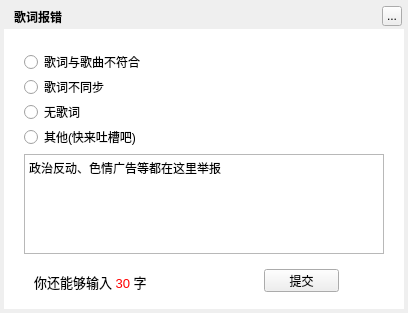
<?xml version="1.0" encoding="UTF-8"?>
<ui version="4.0">
 <class>MusicLrcErrorWidget</class>
 <widget class="QWidget" name="MusicLrcErrorWidget">
  <property name="geometry">
   <rect>
    <x>0</x>
    <y>0</y>
    <width>408</width>
    <height>313</height>
   </rect>
  </property>
  <property name="windowTitle">
   <string>歌词报错</string>
  </property>
  <widget class="QLabel" name="background">
   <property name="geometry">
    <rect>
     <x>4</x>
     <y>4</y>
     <width>400</width>
     <height>305</height>
    </rect>
   </property>
   <property name="text">
    <string/>
   </property>
  </widget>
  <widget class="QLabel" name="topTitleName">
   <property name="geometry">
    <rect>
     <x>14</x>
     <y>4</y>
     <width>91</width>
     <height>25</height>
    </rect>
   </property>
   <property name="styleSheet">
    <string notr="true">color:&quot;#FFFFFF&quot;;font-weight:bold</string>
   </property>
   <property name="text">
    <string>歌词报错</string>
   </property>
  </widget>
  <widget class="QToolButton" name="topTitleCloseButton">
   <property name="geometry">
    <rect>
     <x>382</x>
     <y>6</y>
     <width>20</width>
     <height>20</height>
    </rect>
   </property>
   <property name="text">
    <string>...</string>
   </property>
  </widget>
  <widget class="QWidget" name="backgroundMask" native="true">
   <property name="geometry">
    <rect>
     <x>4</x>
     <y>29</y>
     <width>400</width>
     <height>280</height>
    </rect>
   </property>
   <property name="styleSheet">
    <string notr="true">background:white;</string>
   </property>
  </widget>
  <widget class="QRadioButton" name="radioButton1">
   <property name="geometry">
    <rect>
     <x>24</x>
     <y>54</y>
     <width>200</width>
     <height>16</height>
    </rect>
   </property>
   <property name="text">
    <string>歌词与歌曲不符合</string>
   </property>
  </widget>
  <widget class="QRadioButton" name="radioButton2">
   <property name="geometry">
    <rect>
     <x>24</x>
     <y>79</y>
     <width>200</width>
     <height>16</height>
    </rect>
   </property>
   <property name="text">
    <string>歌词不同步</string>
   </property>
  </widget>
  <widget class="QRadioButton" name="radioButton3">
   <property name="geometry">
    <rect>
     <x>24</x>
     <y>104</y>
     <width>200</width>
     <height>16</height>
    </rect>
   </property>
   <property name="text">
    <string>无歌词</string>
   </property>
  </widget>
  <widget class="QRadioButton" name="radioButton4">
   <property name="geometry">
    <rect>
     <x>24</x>
     <y>129</y>
     <width>200</width>
     <height>16</height>
    </rect>
   </property>
   <property name="text">
    <string>其他(快来吐槽吧)</string>
   </property>
  </widget>
  <widget class="QTextEdit" name="textEdit">
   <property name="geometry">
    <rect>
     <x>24</x>
     <y>154</y>
     <width>360</width>
     <height>100</height>
    </rect>
   </property>
   <property name="html">
    <string>&lt;!DOCTYPE HTML PUBLIC &quot;-//W3C//DTD HTML 4.0//EN&quot; &quot;http://www.w3.org/TR/REC-html40/strict.dtd&quot;&gt;
&lt;html&gt;&lt;head&gt;&lt;meta name=&quot;qrichtext&quot; content=&quot;1&quot; /&gt;&lt;style type=&quot;text/css&quot;&gt;
p, li { white-space: pre-wrap; }
&lt;/style&gt;&lt;/head&gt;&lt;body style=&quot; font-family:'SimSun'; font-size:9pt; font-weight:400; font-style:normal;&quot;&gt;
&lt;p style=&quot; margin-top:0px; margin-bottom:0px; margin-left:0px; margin-right:0px; -qt-block-indent:0; text-indent:0px;&quot;&gt;政治反动、色情广告等都在这里举报&lt;/p&gt;&lt;/body&gt;&lt;/html&gt;</string>
   </property>
  </widget>
  <widget class="QPushButton" name="pushButton">
   <property name="geometry">
    <rect>
     <x>264</x>
     <y>269</y>
     <width>75</width>
     <height>23</height>
    </rect>
   </property>
   <property name="text">
    <string>提交</string>
   </property>
  </widget>
  <widget class="QLabel" name="label">
   <property name="geometry">
    <rect>
     <x>34</x>
     <y>272</y>
     <width>181</width>
     <height>20</height>
    </rect>
   </property>
   <property name="text">
    <string>&lt;html&gt;&lt;head/&gt;&lt;body&gt;&lt;p&gt;&lt;span style=&quot; font-size:10pt;&quot;&gt;你还能够输入 &lt;/span&gt;&lt;span style=&quot; font-size:10pt; color:#ff0000;&quot;&gt;30&lt;/span&gt;&lt;span style=&quot; font-size:10pt;&quot;&gt; 字&lt;/span&gt;&lt;/p&gt;&lt;/body&gt;&lt;/html&gt;</string>
   </property>
  </widget>
  <zorder>background</zorder>
  <zorder>backgroundMask</zorder>
  <zorder>topTitleName</zorder>
  <zorder>topTitleCloseButton</zorder>
  <zorder>radioButton1</zorder>
  <zorder>radioButton2</zorder>
  <zorder>radioButton3</zorder>
  <zorder>radioButton4</zorder>
  <zorder>textEdit</zorder>
  <zorder>pushButton</zorder>
  <zorder>label</zorder>
 </widget>
 <resources/>
 <connections/>
</ui>
